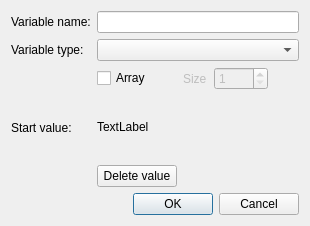
<?xml version="1.0" encoding="UTF-8"?>
<ui version="4.0">
 <class>VariableDialog</class>
 <widget class="QDialog" name="VariableDialog">
  <property name="geometry">
   <rect>
    <x>0</x>
    <y>0</y>
    <width>310</width>
    <height>226</height>
   </rect>
  </property>
  <property name="windowTitle">
   <string>Variable</string>
  </property>
  <layout class="QGridLayout" name="gridLayout">
   <item row="0" column="1">
    <widget class="QLabel" name="m_nameLabel">
     <property name="text">
      <string>Variable name:</string>
     </property>
    </widget>
   </item>
   <item row="0" column="2" colspan="4">
    <widget class="QLineEdit" name="m_nameLineEdit"/>
   </item>
   <item row="1" column="1">
    <widget class="QLabel" name="m_typeLabel">
     <property name="text">
      <string>Variable type:</string>
     </property>
    </widget>
   </item>
   <item row="1" column="2" colspan="4">
    <widget class="QComboBox" name="m_typeComboBox"/>
   </item>
   <item row="2" column="2">
    <widget class="QCheckBox" name="m_arrayCheckBox">
     <property name="text">
      <string>Array</string>
     </property>
    </widget>
   </item>
   <item row="2" column="3">
    <widget class="QLabel" name="m_arraySizeLabel">
     <property name="enabled">
      <bool>false</bool>
     </property>
     <property name="text">
      <string>Size</string>
     </property>
    </widget>
   </item>
   <item row="3" column="1">
    <widget class="QLabel" name="m_startValueLabel">
     <property name="text">
      <string>Start value:</string>
     </property>
    </widget>
   </item>
   <item row="3" column="2" colspan="4">
    <widget class="QLabel" name="m_startValue">
     <property name="text">
      <string>TextLabel</string>
     </property>
     <property name="openExternalLinks">
      <bool>false</bool>
     </property>
     <property name="textInteractionFlags">
      <set>Qt::LinksAccessibleByKeyboard|Qt::LinksAccessibleByMouse|Qt::TextBrowserInteraction|Qt::TextSelectableByKeyboard|Qt::TextSelectableByMouse</set>
     </property>
    </widget>
   </item>
   <item row="5" column="2" colspan="4">
    <widget class="QDialogButtonBox" name="buttonBox">
     <property name="standardButtons">
      <set>QDialogButtonBox::Cancel|QDialogButtonBox::Ok</set>
     </property>
    </widget>
   </item>
   <item row="2" column="4">
    <widget class="QSpinBox" name="m_arraySizeSpinBox">
     <property name="enabled">
      <bool>false</bool>
     </property>
     <property name="minimum">
      <number>1</number>
     </property>
     <property name="maximum">
      <number>8191</number>
     </property>
    </widget>
   </item>
   <item row="4" column="2">
    <widget class="QPushButton" name="m_deleteValuePushButton">
     <property name="text">
      <string>Delete value</string>
     </property>
    </widget>
   </item>
  </layout>
 </widget>
 <tabstops>
  <tabstop>m_nameLineEdit</tabstop>
  <tabstop>m_typeComboBox</tabstop>
  <tabstop>m_arrayCheckBox</tabstop>
  <tabstop>buttonBox</tabstop>
 </tabstops>
 <resources/>
 <connections>
  <connection>
   <sender>buttonBox</sender>
   <signal>accepted()</signal>
   <receiver>VariableDialog</receiver>
   <slot>accept()</slot>
   <hints>
    <hint type="sourcelabel">
     <x>166</x>
     <y>211</y>
    </hint>
    <hint type="destinationlabel">
     <x>97</x>
     <y>207</y>
    </hint>
   </hints>
  </connection>
  <connection>
   <sender>buttonBox</sender>
   <signal>rejected()</signal>
   <receiver>VariableDialog</receiver>
   <slot>reject()</slot>
   <hints>
    <hint type="sourcelabel">
     <x>261</x>
     <y>202</y>
    </hint>
    <hint type="destinationlabel">
     <x>293</x>
     <y>187</y>
    </hint>
   </hints>
  </connection>
  <connection>
   <sender>m_arrayCheckBox</sender>
   <signal>clicked(bool)</signal>
   <receiver>m_arraySizeLabel</receiver>
   <slot>setEnabled(bool)</slot>
   <hints>
    <hint type="sourcelabel">
     <x>152</x>
     <y>69</y>
    </hint>
    <hint type="destinationlabel">
     <x>204</x>
     <y>70</y>
    </hint>
   </hints>
  </connection>
 </connections>
</ui>
